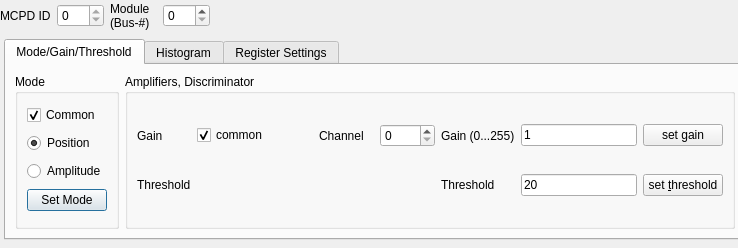
<?xml version="1.0" encoding="UTF-8"?>
<ui version="4.0">
 <class>ModuleSetup</class>
 <widget class="QDialog" name="ModuleSetup">
  <property name="geometry">
   <rect>
    <x>0</x>
    <y>0</y>
    <width>738</width>
    <height>248</height>
   </rect>
  </property>
  <property name="windowTitle">
   <string>Module setup</string>
  </property>
  <widget class="QTabWidget" name="tabWidget">
   <property name="geometry">
    <rect>
     <x>4</x>
     <y>39</y>
     <width>742</width>
     <height>201</height>
    </rect>
   </property>
   <property name="currentIndex">
    <number>0</number>
   </property>
   <widget class="QWidget" name="tabModeGainThreshold">
    <attribute name="title">
     <string>Mode/Gain/Threshold</string>
    </attribute>
    <layout class="QGridLayout" name="gridLayout_3">
     <item row="0" column="0">
      <widget class="QGroupBox" name="modeGroup">
       <property name="title">
        <string>Mode</string>
       </property>
       <layout class="QGridLayout" name="gridLayout_18">
        <item row="1" column="0">
         <widget class="QRadioButton" name="pos">
          <property name="text">
           <string>Position</string>
          </property>
          <property name="checked">
           <bool>true</bool>
          </property>
         </widget>
        </item>
        <item row="2" column="0">
         <widget class="QRadioButton" name="amp">
          <property name="text">
           <string>Amplitude</string>
          </property>
         </widget>
        </item>
        <item row="0" column="0">
         <widget class="QCheckBox" name="comAmp">
          <property name="text">
           <string>Common</string>
          </property>
          <property name="checked">
           <bool>true</bool>
          </property>
         </widget>
        </item>
        <item row="3" column="0">
         <widget class="QPushButton" name="setMode">
          <property name="text">
           <string>Set Mode</string>
          </property>
         </widget>
        </item>
       </layout>
      </widget>
     </item>
     <item row="0" column="1">
      <widget class="QGroupBox" name="groupBox13">
       <property name="title">
        <string>Amplifiers, Discriminator</string>
       </property>
       <layout class="QGridLayout" name="gridLayout_8">
        <item row="0" column="0">
         <widget class="QLabel" name="textLabel1_4_2_3_2">
          <property name="text">
           <string>Gain</string>
          </property>
          <property name="wordWrap">
           <bool>false</bool>
          </property>
         </widget>
        </item>
        <item row="0" column="2">
         <widget class="QCheckBox" name="comgain">
          <property name="text">
           <string>common</string>
          </property>
          <property name="checked">
           <bool>true</bool>
          </property>
         </widget>
        </item>
        <item row="0" column="3">
         <layout class="QHBoxLayout" name="channelLayout">
          <item>
           <widget class="QLabel" name="channelLabel">
            <property name="text">
             <string>Channel</string>
            </property>
            <property name="wordWrap">
             <bool>false</bool>
            </property>
           </widget>
          </item>
          <item>
           <widget class="QSpinBox" name="channel">
            <property name="enabled">
             <bool>true</bool>
            </property>
            <property name="maximum">
             <number>7</number>
            </property>
           </widget>
          </item>
         </layout>
        </item>
        <item row="0" column="4">
         <widget class="QLabel" name="textLabel1_4_2_3_3_3">
          <property name="text">
           <string>Gain (0...255)</string>
          </property>
          <property name="wordWrap">
           <bool>false</bool>
          </property>
         </widget>
        </item>
        <item row="0" column="5">
         <widget class="QLineEdit" name="gain">
          <property name="text">
           <string>1</string>
          </property>
          <property name="cursorPosition">
           <number>0</number>
          </property>
         </widget>
        </item>
        <item row="0" column="6">
         <widget class="QPushButton" name="setGain">
          <property name="text">
           <string>set gain</string>
          </property>
         </widget>
        </item>
        <item row="1" column="0" colspan="2">
         <widget class="QLabel" name="textLabel1_4_2_3_3">
          <property name="text">
           <string>Threshold</string>
          </property>
          <property name="wordWrap">
           <bool>false</bool>
          </property>
         </widget>
        </item>
        <item row="1" column="2">
         <spacer name="horizontalSpacer_2">
          <property name="orientation">
           <enum>Qt::Horizontal</enum>
          </property>
          <property name="sizeHint" stdset="0">
           <size>
            <width>95</width>
            <height>20</height>
           </size>
          </property>
         </spacer>
        </item>
        <item row="1" column="3">
         <spacer name="horizontalSpacer">
          <property name="orientation">
           <enum>Qt::Horizontal</enum>
          </property>
          <property name="sizeHint" stdset="0">
           <size>
            <width>95</width>
            <height>20</height>
           </size>
          </property>
         </spacer>
        </item>
        <item row="1" column="4">
         <widget class="QLabel" name="textLabel1_4_2_3_3_2">
          <property name="text">
           <string>Threshold</string>
          </property>
          <property name="wordWrap">
           <bool>false</bool>
          </property>
         </widget>
        </item>
        <item row="1" column="5">
         <widget class="QLineEdit" name="threshold">
          <property name="text">
           <string>20</string>
          </property>
         </widget>
        </item>
        <item row="1" column="6">
         <widget class="QPushButton" name="setThreshold">
          <property name="text">
           <string>set &amp;threshold</string>
          </property>
         </widget>
        </item>
       </layout>
      </widget>
     </item>
    </layout>
   </widget>
   <widget class="QWidget" name="tabHistgram">
    <attribute name="title">
     <string>Histogram</string>
    </attribute>
    <layout class="QGridLayout" name="gridLayout_5">
     <item row="0" column="0">
      <widget class="QGroupBox" name="groupBox">
       <property name="title">
        <string>Histogram</string>
       </property>
       <layout class="QGridLayout" name="gridLayout">
        <item row="0" column="0">
         <layout class="QVBoxLayout" name="verticalLayout_1">
          <item>
           <widget class="QLabel" name="labelChannel_1">
            <property name="text">
             <string>1</string>
            </property>
           </widget>
          </item>
          <item>
           <widget class="QCheckBox" name="checkChannel1Histogram">
            <property name="text">
             <string>Histogram</string>
            </property>
            <property name="checked">
             <bool>true</bool>
            </property>
           </widget>
          </item>
          <item>
           <widget class="QCheckBox" name="checkChannel1Use">
            <property name="text">
             <string>Active</string>
            </property>
            <property name="checked">
             <bool>true</bool>
            </property>
           </widget>
          </item>
          <item>
           <spacer name="verticalSpacer">
            <property name="orientation">
             <enum>Qt::Vertical</enum>
            </property>
            <property name="sizeHint" stdset="0">
             <size>
              <width>20</width>
              <height>40</height>
             </size>
            </property>
           </spacer>
          </item>
         </layout>
        </item>
        <item row="0" column="1">
         <layout class="QVBoxLayout" name="verticalLayout_2">
          <item>
           <widget class="QLabel" name="labelChannel_2">
            <property name="text">
             <string>2</string>
            </property>
           </widget>
          </item>
          <item>
           <widget class="QCheckBox" name="checkChannel2Histogram">
            <property name="text">
             <string>Histogram</string>
            </property>
            <property name="checked">
             <bool>true</bool>
            </property>
           </widget>
          </item>
          <item>
           <widget class="QCheckBox" name="checkChannel2Use">
            <property name="text">
             <string>Active</string>
            </property>
            <property name="checked">
             <bool>true</bool>
            </property>
           </widget>
          </item>
          <item>
           <spacer name="verticalSpacer_2">
            <property name="orientation">
             <enum>Qt::Vertical</enum>
            </property>
            <property name="sizeHint" stdset="0">
             <size>
              <width>20</width>
              <height>40</height>
             </size>
            </property>
           </spacer>
          </item>
         </layout>
        </item>
        <item row="0" column="2">
         <layout class="QVBoxLayout" name="verticalLayout_3">
          <item>
           <widget class="QLabel" name="labelChannel_3">
            <property name="text">
             <string>3</string>
            </property>
           </widget>
          </item>
          <item>
           <widget class="QCheckBox" name="checkChannel3Histogram">
            <property name="text">
             <string>Histogram</string>
            </property>
            <property name="checked">
             <bool>true</bool>
            </property>
           </widget>
          </item>
          <item>
           <widget class="QCheckBox" name="checkChannel3Use">
            <property name="text">
             <string>Active</string>
            </property>
            <property name="checked">
             <bool>true</bool>
            </property>
           </widget>
          </item>
          <item>
           <spacer name="verticalSpacer_3">
            <property name="orientation">
             <enum>Qt::Vertical</enum>
            </property>
            <property name="sizeHint" stdset="0">
             <size>
              <width>20</width>
              <height>40</height>
             </size>
            </property>
           </spacer>
          </item>
         </layout>
        </item>
        <item row="0" column="3">
         <layout class="QVBoxLayout" name="verticalLayout_4">
          <item>
           <widget class="QLabel" name="labelChannel_4">
            <property name="text">
             <string>4</string>
            </property>
           </widget>
          </item>
          <item>
           <widget class="QCheckBox" name="checkChannel4Histogram">
            <property name="text">
             <string>Histogram</string>
            </property>
            <property name="checked">
             <bool>true</bool>
            </property>
           </widget>
          </item>
          <item>
           <widget class="QCheckBox" name="checkChannel4Use">
            <property name="text">
             <string>Active</string>
            </property>
            <property name="checked">
             <bool>true</bool>
            </property>
           </widget>
          </item>
          <item>
           <spacer name="verticalSpacer_4">
            <property name="orientation">
             <enum>Qt::Vertical</enum>
            </property>
            <property name="sizeHint" stdset="0">
             <size>
              <width>20</width>
              <height>40</height>
             </size>
            </property>
           </spacer>
          </item>
         </layout>
        </item>
        <item row="0" column="4">
         <layout class="QVBoxLayout" name="verticalLayout_5">
          <item>
           <widget class="QLabel" name="labelChannel_5">
            <property name="text">
             <string>5</string>
            </property>
           </widget>
          </item>
          <item>
           <widget class="QCheckBox" name="checkChannel5Histogram">
            <property name="text">
             <string>Histogram</string>
            </property>
            <property name="checked">
             <bool>true</bool>
            </property>
           </widget>
          </item>
          <item>
           <widget class="QCheckBox" name="checkChannel5Use">
            <property name="text">
             <string>Active</string>
            </property>
            <property name="checked">
             <bool>true</bool>
            </property>
           </widget>
          </item>
          <item>
           <spacer name="verticalSpacer_5">
            <property name="orientation">
             <enum>Qt::Vertical</enum>
            </property>
            <property name="sizeHint" stdset="0">
             <size>
              <width>20</width>
              <height>40</height>
             </size>
            </property>
           </spacer>
          </item>
         </layout>
        </item>
        <item row="0" column="5">
         <layout class="QVBoxLayout" name="verticalLayout_6">
          <item>
           <widget class="QLabel" name="labelChannel_6">
            <property name="text">
             <string>6</string>
            </property>
           </widget>
          </item>
          <item>
           <widget class="QCheckBox" name="checkChannel6Histogram">
            <property name="text">
             <string>Histogram</string>
            </property>
            <property name="checked">
             <bool>true</bool>
            </property>
           </widget>
          </item>
          <item>
           <widget class="QCheckBox" name="checkChannel6Use">
            <property name="text">
             <string>Active</string>
            </property>
            <property name="checked">
             <bool>true</bool>
            </property>
           </widget>
          </item>
          <item>
           <spacer name="verticalSpacer_6">
            <property name="orientation">
             <enum>Qt::Vertical</enum>
            </property>
            <property name="sizeHint" stdset="0">
             <size>
              <width>20</width>
              <height>40</height>
             </size>
            </property>
           </spacer>
          </item>
         </layout>
        </item>
        <item row="0" column="6">
         <layout class="QVBoxLayout" name="verticalLayout_7">
          <item>
           <widget class="QLabel" name="labelChannel_7">
            <property name="text">
             <string>7</string>
            </property>
           </widget>
          </item>
          <item>
           <widget class="QCheckBox" name="checkChannel7Histogram">
            <property name="text">
             <string>Histogram</string>
            </property>
            <property name="checked">
             <bool>true</bool>
            </property>
           </widget>
          </item>
          <item>
           <widget class="QCheckBox" name="checkChannel7Use">
            <property name="text">
             <string>Active</string>
            </property>
            <property name="checked">
             <bool>true</bool>
            </property>
           </widget>
          </item>
          <item>
           <spacer name="verticalSpacer_7">
            <property name="orientation">
             <enum>Qt::Vertical</enum>
            </property>
            <property name="sizeHint" stdset="0">
             <size>
              <width>20</width>
              <height>40</height>
             </size>
            </property>
           </spacer>
          </item>
         </layout>
        </item>
        <item row="0" column="7">
         <layout class="QVBoxLayout" name="verticalLayout_8">
          <item>
           <widget class="QLabel" name="labelChannel_8">
            <property name="text">
             <string>8</string>
            </property>
           </widget>
          </item>
          <item>
           <widget class="QCheckBox" name="checkChannel8Histogram">
            <property name="text">
             <string>Histogram</string>
            </property>
            <property name="checked">
             <bool>true</bool>
            </property>
           </widget>
          </item>
          <item>
           <widget class="QCheckBox" name="checkChannel8Use">
            <property name="text">
             <string>Active</string>
            </property>
            <property name="checked">
             <bool>true</bool>
            </property>
           </widget>
          </item>
          <item>
           <spacer name="verticalSpacer_8">
            <property name="orientation">
             <enum>Qt::Vertical</enum>
            </property>
            <property name="sizeHint" stdset="0">
             <size>
              <width>20</width>
              <height>40</height>
             </size>
            </property>
           </spacer>
          </item>
         </layout>
        </item>
        <item row="1" column="0">
         <layout class="QVBoxLayout" name="verticalLayout_9">
          <item>
           <widget class="QLabel" name="labelChannel_9">
            <property name="text">
             <string>9</string>
            </property>
           </widget>
          </item>
          <item>
           <widget class="QCheckBox" name="checkChannel9Histogram">
            <property name="text">
             <string>Histogram</string>
            </property>
            <property name="checked">
             <bool>true</bool>
            </property>
           </widget>
          </item>
          <item>
           <widget class="QCheckBox" name="checkChannel9Use">
            <property name="text">
             <string>Active</string>
            </property>
            <property name="checked">
             <bool>true</bool>
            </property>
           </widget>
          </item>
          <item>
           <spacer name="verticalSpacer_9">
            <property name="orientation">
             <enum>Qt::Vertical</enum>
            </property>
            <property name="sizeHint" stdset="0">
             <size>
              <width>20</width>
              <height>40</height>
             </size>
            </property>
           </spacer>
          </item>
         </layout>
        </item>
        <item row="1" column="1">
         <layout class="QVBoxLayout" name="verticalLayout_10">
          <item>
           <widget class="QLabel" name="labelChannel_10">
            <property name="text">
             <string>10</string>
            </property>
           </widget>
          </item>
          <item>
           <widget class="QCheckBox" name="checkChannel10Histogram">
            <property name="text">
             <string>Histogram</string>
            </property>
            <property name="checked">
             <bool>true</bool>
            </property>
           </widget>
          </item>
          <item>
           <widget class="QCheckBox" name="checkChannel10Use">
            <property name="text">
             <string>Active</string>
            </property>
            <property name="checked">
             <bool>true</bool>
            </property>
           </widget>
          </item>
          <item>
           <spacer name="verticalSpacer_10">
            <property name="orientation">
             <enum>Qt::Vertical</enum>
            </property>
            <property name="sizeHint" stdset="0">
             <size>
              <width>20</width>
              <height>40</height>
             </size>
            </property>
           </spacer>
          </item>
         </layout>
        </item>
        <item row="1" column="2">
         <layout class="QVBoxLayout" name="verticalLayout_11">
          <item>
           <widget class="QLabel" name="labelChannel_11">
            <property name="text">
             <string>11</string>
            </property>
           </widget>
          </item>
          <item>
           <widget class="QCheckBox" name="checkChannel11Histogram">
            <property name="text">
             <string>Histogram</string>
            </property>
            <property name="checked">
             <bool>true</bool>
            </property>
           </widget>
          </item>
          <item>
           <widget class="QCheckBox" name="checkChannel11Use">
            <property name="text">
             <string>Active</string>
            </property>
            <property name="checked">
             <bool>true</bool>
            </property>
           </widget>
          </item>
          <item>
           <spacer name="verticalSpacer_11">
            <property name="orientation">
             <enum>Qt::Vertical</enum>
            </property>
            <property name="sizeHint" stdset="0">
             <size>
              <width>20</width>
              <height>40</height>
             </size>
            </property>
           </spacer>
          </item>
         </layout>
        </item>
        <item row="1" column="3">
         <layout class="QVBoxLayout" name="verticalLayout_12">
          <item>
           <widget class="QLabel" name="labelChannel_12">
            <property name="text">
             <string>12</string>
            </property>
           </widget>
          </item>
          <item>
           <widget class="QCheckBox" name="checkChannel12Histogram">
            <property name="text">
             <string>Histogram</string>
            </property>
            <property name="checked">
             <bool>true</bool>
            </property>
           </widget>
          </item>
          <item>
           <widget class="QCheckBox" name="checkChannel12Use">
            <property name="text">
             <string>Active</string>
            </property>
            <property name="checked">
             <bool>true</bool>
            </property>
           </widget>
          </item>
          <item>
           <spacer name="verticalSpacer_12">
            <property name="orientation">
             <enum>Qt::Vertical</enum>
            </property>
            <property name="sizeHint" stdset="0">
             <size>
              <width>20</width>
              <height>40</height>
             </size>
            </property>
           </spacer>
          </item>
         </layout>
        </item>
        <item row="1" column="4">
         <layout class="QVBoxLayout" name="verticalLayout_13">
          <item>
           <widget class="QLabel" name="labelChannel_13">
            <property name="text">
             <string>13</string>
            </property>
           </widget>
          </item>
          <item>
           <widget class="QCheckBox" name="checkChannel13Histogram">
            <property name="text">
             <string>Histogram</string>
            </property>
            <property name="checked">
             <bool>true</bool>
            </property>
           </widget>
          </item>
          <item>
           <widget class="QCheckBox" name="checkChannel13Use">
            <property name="text">
             <string>Active</string>
            </property>
            <property name="checked">
             <bool>true</bool>
            </property>
           </widget>
          </item>
          <item>
           <spacer name="verticalSpacer_13">
            <property name="orientation">
             <enum>Qt::Vertical</enum>
            </property>
            <property name="sizeHint" stdset="0">
             <size>
              <width>20</width>
              <height>40</height>
             </size>
            </property>
           </spacer>
          </item>
         </layout>
        </item>
        <item row="1" column="5">
         <layout class="QVBoxLayout" name="verticalLayout_14">
          <item>
           <widget class="QLabel" name="labelChannel_14">
            <property name="text">
             <string>14</string>
            </property>
           </widget>
          </item>
          <item>
           <widget class="QCheckBox" name="checkChannel14Histogram">
            <property name="text">
             <string>Histogram</string>
            </property>
            <property name="checked">
             <bool>true</bool>
            </property>
           </widget>
          </item>
          <item>
           <widget class="QCheckBox" name="checkChannel14Use">
            <property name="text">
             <string>Active</string>
            </property>
            <property name="checked">
             <bool>true</bool>
            </property>
           </widget>
          </item>
          <item>
           <spacer name="verticalSpacer_14">
            <property name="orientation">
             <enum>Qt::Vertical</enum>
            </property>
            <property name="sizeHint" stdset="0">
             <size>
              <width>20</width>
              <height>40</height>
             </size>
            </property>
           </spacer>
          </item>
         </layout>
        </item>
        <item row="1" column="6">
         <layout class="QVBoxLayout" name="verticalLayout_15">
          <item>
           <widget class="QLabel" name="labelChannel_15">
            <property name="text">
             <string>15</string>
            </property>
           </widget>
          </item>
          <item>
           <widget class="QCheckBox" name="checkChannel15Histogram">
            <property name="text">
             <string>Histogram</string>
            </property>
            <property name="checked">
             <bool>true</bool>
            </property>
           </widget>
          </item>
          <item>
           <widget class="QCheckBox" name="checkChannel15Use">
            <property name="text">
             <string>Active</string>
            </property>
            <property name="checked">
             <bool>true</bool>
            </property>
           </widget>
          </item>
          <item>
           <spacer name="verticalSpacer_15">
            <property name="orientation">
             <enum>Qt::Vertical</enum>
            </property>
            <property name="sizeHint" stdset="0">
             <size>
              <width>20</width>
              <height>40</height>
             </size>
            </property>
           </spacer>
          </item>
         </layout>
        </item>
        <item row="1" column="7">
         <layout class="QVBoxLayout" name="verticalLayout_16">
          <item>
           <widget class="QLabel" name="labelChannel_16">
            <property name="text">
             <string>16</string>
            </property>
           </widget>
          </item>
          <item>
           <widget class="QCheckBox" name="checkChannel16Histogram">
            <property name="text">
             <string>Histogram</string>
            </property>
            <property name="checked">
             <bool>true</bool>
            </property>
           </widget>
          </item>
          <item>
           <widget class="QCheckBox" name="checkChannel16Use">
            <property name="text">
             <string>Active</string>
            </property>
            <property name="checked">
             <bool>true</bool>
            </property>
           </widget>
          </item>
          <item>
           <spacer name="verticalSpacer_16">
            <property name="orientation">
             <enum>Qt::Vertical</enum>
            </property>
            <property name="sizeHint" stdset="0">
             <size>
              <width>20</width>
              <height>40</height>
             </size>
            </property>
           </spacer>
          </item>
         </layout>
        </item>
       </layout>
      </widget>
     </item>
    </layout>
   </widget>
   <widget class="QWidget" name="tabRegisterSettings">
    <attribute name="title">
     <string>Register Settings</string>
    </attribute>
    <layout class="QGridLayout" name="gridLayout_6">
     <item row="0" column="0">
      <widget class="QGroupBox" name="groupBox39">
       <property name="enabled">
        <bool>false</bool>
       </property>
       <property name="title">
        <string>Register op</string>
       </property>
       <layout class="QGridLayout" name="gridLayout_2">
        <item row="0" column="0">
         <widget class="QPushButton" name="writeRegisterButton">
          <property name="text">
           <string>Write</string>
          </property>
         </widget>
        </item>
        <item row="0" column="1">
         <widget class="QPushButton" name="readRegisterButton">
          <property name="text">
           <string>Read</string>
          </property>
         </widget>
        </item>
        <item row="0" column="2">
         <widget class="QSpinBox" name="registerSelect">
          <property name="maximum">
           <number>2</number>
          </property>
         </widget>
        </item>
        <item row="0" column="3">
         <widget class="QLineEdit" name="registerValue"/>
        </item>
       </layout>
      </widget>
     </item>
    </layout>
   </widget>
  </widget>
  <widget class="QDialogButtonBox" name="buttonBox">
   <property name="geometry">
    <rect>
     <x>4</x>
     <y>398</y>
     <width>102</width>
     <height>25</height>
    </rect>
   </property>
   <property name="orientation">
    <enum>Qt::Horizontal</enum>
   </property>
   <property name="standardButtons">
    <set>QDialogButtonBox::Close</set>
   </property>
  </widget>
  <widget class="QWidget" name="layoutWidget">
   <property name="geometry">
    <rect>
     <x>0</x>
     <y>0</y>
     <width>210</width>
     <height>31</height>
    </rect>
   </property>
   <layout class="QHBoxLayout" name="horizontalLayout_7">
    <item>
     <widget class="QLabel" name="textLabel1_4_2">
      <property name="text">
       <string>MCPD ID</string>
      </property>
      <property name="wordWrap">
       <bool>false</bool>
      </property>
     </widget>
    </item>
    <item>
     <widget class="MCPDSpinBox" name="devid">
      <property name="enabled">
       <bool>true</bool>
      </property>
      <property name="maximum">
       <number>0</number>
      </property>
     </widget>
    </item>
    <item>
     <widget class="QLabel" name="textLabel1_4_2_2">
      <property name="text">
       <string>Module
(Bus-#)</string>
      </property>
      <property name="wordWrap">
       <bool>false</bool>
      </property>
     </widget>
    </item>
    <item>
     <widget class="ModuleSpinBox" name="module">
      <property name="maximum">
       <number>7</number>
      </property>
     </widget>
    </item>
   </layout>
  </widget>
 </widget>
 <customwidgets>
  <customwidget>
   <class>ModuleSpinBox</class>
   <extends>QSpinBox</extends>
   <header>ModuleSpinBox.h</header>
  </customwidget>
  <customwidget>
   <class>MCPDSpinBox</class>
   <extends>QSpinBox</extends>
   <header>MCPDSpinBox.h</header>
  </customwidget>
 </customwidgets>
 <resources/>
 <connections>
  <connection>
   <sender>buttonBox</sender>
   <signal>clicked(QAbstractButton*)</signal>
   <receiver>ModuleSetup</receiver>
   <slot>close()</slot>
   <hints>
    <hint type="sourcelabel">
     <x>318</x>
     <y>237</y>
    </hint>
    <hint type="destinationlabel">
     <x>309</x>
     <y>193</y>
    </hint>
   </hints>
  </connection>
  <connection>
   <sender>channel</sender>
   <signal>valueChanged(int)</signal>
   <receiver>ModuleSetup</receiver>
   <slot>displayMCPDSlot(int)</slot>
   <hints>
    <hint type="sourcelabel">
     <x>90</x>
     <y>108</y>
    </hint>
    <hint type="destinationlabel">
     <x>20</x>
     <y>20</y>
    </hint>
   </hints>
  </connection>
  <connection>
   <sender>comgain</sender>
   <signal>toggled(bool)</signal>
   <receiver>channel</receiver>
   <slot>setHidden(bool)</slot>
   <hints>
    <hint type="sourcelabel">
     <x>81</x>
     <y>107</y>
    </hint>
    <hint type="destinationlabel">
     <x>90</x>
     <y>108</y>
    </hint>
   </hints>
  </connection>
  <connection>
   <sender>comgain</sender>
   <signal>toggled(bool)</signal>
   <receiver>channelLabel</receiver>
   <slot>setHidden(bool)</slot>
   <hints>
    <hint type="sourcelabel">
     <x>81</x>
     <y>107</y>
    </hint>
    <hint type="destinationlabel">
     <x>86</x>
     <y>108</y>
    </hint>
   </hints>
  </connection>
  <connection>
   <sender>setMode</sender>
   <signal>clicked()</signal>
   <receiver>ModuleSetup</receiver>
   <slot>setModeSlot()</slot>
   <hints>
    <hint type="sourcelabel">
     <x>60</x>
     <y>108</y>
    </hint>
    <hint type="destinationlabel">
     <x>20</x>
     <y>20</y>
    </hint>
   </hints>
  </connection>
  <connection>
   <sender>module</sender>
   <signal>valueChanged(int)</signal>
   <receiver>ModuleSetup</receiver>
   <slot>displayMPSDSlot(int)</slot>
   <hints>
    <hint type="sourcelabel">
     <x>773</x>
     <y>35</y>
    </hint>
    <hint type="destinationlabel">
     <x>20</x>
     <y>20</y>
    </hint>
   </hints>
  </connection>
  <connection>
   <sender>readRegisterButton</sender>
   <signal>clicked()</signal>
   <receiver>ModuleSetup</receiver>
   <slot>readRegisterSlot()</slot>
   <hints>
    <hint type="sourcelabel">
     <x>57</x>
     <y>107</y>
    </hint>
    <hint type="destinationlabel">
     <x>20</x>
     <y>20</y>
    </hint>
   </hints>
  </connection>
  <connection>
   <sender>writeRegisterButton</sender>
   <signal>clicked()</signal>
   <receiver>ModuleSetup</receiver>
   <slot>writeRegisterSlot()</slot>
   <hints>
    <hint type="sourcelabel">
     <x>41</x>
     <y>107</y>
    </hint>
    <hint type="destinationlabel">
     <x>20</x>
     <y>20</y>
    </hint>
   </hints>
  </connection>
  <connection>
   <sender>setGain</sender>
   <signal>clicked()</signal>
   <receiver>ModuleSetup</receiver>
   <slot>setGainSlot()</slot>
   <hints>
    <hint type="sourcelabel">
     <x>95</x>
     <y>107</y>
    </hint>
    <hint type="destinationlabel">
     <x>20</x>
     <y>20</y>
    </hint>
   </hints>
  </connection>
  <connection>
   <sender>gain</sender>
   <signal>returnPressed()</signal>
   <receiver>setGain</receiver>
   <slot>click()</slot>
   <hints>
    <hint type="sourcelabel">
     <x>92</x>
     <y>107</y>
    </hint>
    <hint type="destinationlabel">
     <x>95</x>
     <y>107</y>
    </hint>
   </hints>
  </connection>
  <connection>
   <sender>setThreshold</sender>
   <signal>clicked()</signal>
   <receiver>ModuleSetup</receiver>
   <slot>setThresholdSlot()</slot>
   <hints>
    <hint type="sourcelabel">
     <x>95</x>
     <y>103</y>
    </hint>
    <hint type="destinationlabel">
     <x>20</x>
     <y>20</y>
    </hint>
   </hints>
  </connection>
  <connection>
   <sender>threshold</sender>
   <signal>returnPressed()</signal>
   <receiver>setThreshold</receiver>
   <slot>click()</slot>
   <hints>
    <hint type="sourcelabel">
     <x>92</x>
     <y>103</y>
    </hint>
    <hint type="destinationlabel">
     <x>95</x>
     <y>103</y>
    </hint>
   </hints>
  </connection>
  <connection>
   <sender>devid</sender>
   <signal>valueChanged(int)</signal>
   <receiver>ModuleSetup</receiver>
   <slot>setMCPD(int)</slot>
   <hints>
    <hint type="sourcelabel">
     <x>223</x>
     <y>34</y>
    </hint>
    <hint type="destinationlabel">
     <x>20</x>
     <y>20</y>
    </hint>
   </hints>
  </connection>
  <connection>
   <sender>checkChannel1Histogram</sender>
   <signal>toggled(bool)</signal>
   <receiver>checkChannel1Use</receiver>
   <slot>setVisible(bool)</slot>
   <hints>
    <hint type="sourcelabel">
     <x>67</x>
     <y>146</y>
    </hint>
    <hint type="destinationlabel">
     <x>71</x>
     <y>168</y>
    </hint>
   </hints>
  </connection>
  <connection>
   <sender>checkChannel2Histogram</sender>
   <signal>toggled(bool)</signal>
   <receiver>checkChannel2Use</receiver>
   <slot>setVisible(bool)</slot>
   <hints>
    <hint type="sourcelabel">
     <x>169</x>
     <y>151</y>
    </hint>
    <hint type="destinationlabel">
     <x>169</x>
     <y>163</y>
    </hint>
   </hints>
  </connection>
  <connection>
   <sender>checkChannel3Histogram</sender>
   <signal>toggled(bool)</signal>
   <receiver>checkChannel3Use</receiver>
   <slot>setVisible(bool)</slot>
   <hints>
    <hint type="sourcelabel">
     <x>252</x>
     <y>150</y>
    </hint>
    <hint type="destinationlabel">
     <x>256</x>
     <y>166</y>
    </hint>
   </hints>
  </connection>
  <connection>
   <sender>checkChannel4Histogram</sender>
   <signal>toggled(bool)</signal>
   <receiver>checkChannel4Use</receiver>
   <slot>setVisible(bool)</slot>
   <hints>
    <hint type="sourcelabel">
     <x>352</x>
     <y>145</y>
    </hint>
    <hint type="destinationlabel">
     <x>352</x>
     <y>162</y>
    </hint>
   </hints>
  </connection>
  <connection>
   <sender>checkChannel5Histogram</sender>
   <signal>toggled(bool)</signal>
   <receiver>checkChannel5Use</receiver>
   <slot>setVisible(bool)</slot>
   <hints>
    <hint type="sourcelabel">
     <x>449</x>
     <y>145</y>
    </hint>
    <hint type="destinationlabel">
     <x>449</x>
     <y>163</y>
    </hint>
   </hints>
  </connection>
  <connection>
   <sender>checkChannel6Histogram</sender>
   <signal>toggled(bool)</signal>
   <receiver>checkChannel6Use</receiver>
   <slot>setVisible(bool)</slot>
   <hints>
    <hint type="sourcelabel">
     <x>518</x>
     <y>144</y>
    </hint>
    <hint type="destinationlabel">
     <x>522</x>
     <y>166</y>
    </hint>
   </hints>
  </connection>
  <connection>
   <sender>checkChannel7Histogram</sender>
   <signal>toggled(bool)</signal>
   <receiver>checkChannel7Use</receiver>
   <slot>setVisible(bool)</slot>
   <hints>
    <hint type="sourcelabel">
     <x>605</x>
     <y>146</y>
    </hint>
    <hint type="destinationlabel">
     <x>611</x>
     <y>160</y>
    </hint>
   </hints>
  </connection>
  <connection>
   <sender>checkChannel8Histogram</sender>
   <signal>toggled(bool)</signal>
   <receiver>checkChannel8Use</receiver>
   <slot>setVisible(bool)</slot>
   <hints>
    <hint type="sourcelabel">
     <x>716</x>
     <y>148</y>
    </hint>
    <hint type="destinationlabel">
     <x>716</x>
     <y>163</y>
    </hint>
   </hints>
  </connection>
 </connections>
 <slots>
  <slot>displaySlot(int)</slot>
  <slot>setModeSlot()</slot>
  <slot>setPulserSlot()</slot>
  <slot>readRegisterSlot()</slot>
  <slot>writeRegisterSlot()</slot>
  <slot>setGainSlot()</slot>
  <slot>setThresholdSlot()</slot>
  <slot>setMCPD(int)</slot>
 </slots>
</ui>
